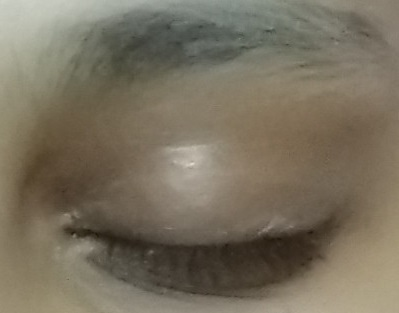
#> input picture data/closed_eye/_249.jpg, 399 x 313 px
$ python -i light_remover.py   (imports and definitions only)
#> lines starting #> are read from the running program, lines starting #| are printed output that depends on the picture
#> further down, picture is the input picture: shape (313, 399, 3); mean B, G, R 94.5, 112.1, 120.8
import cv2

def light_removing(frame) :
  gray = cv2.cvtColor(frame, cv2.COLOR_BGR2GRAY)
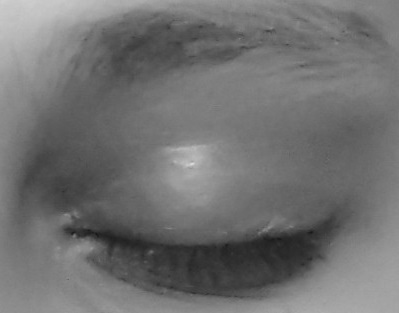
#> gray: shape (313, 399); min 23, max 219, mean 112.7
  lab = cv2.cvtColor(frame, cv2.COLOR_BGR2LAB)
#> lab: shape (313, 399, 3); mean of channels 0, 1, 2 120.8, 128.4, 139.1
  L = lab[:,:,0]
  med_L = cv2.medianBlur(L, 99) # median filter
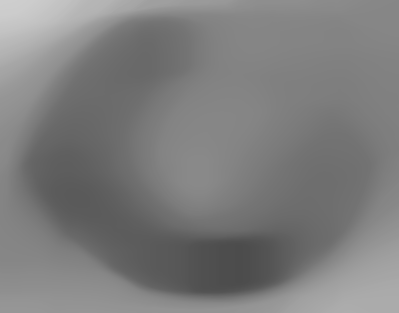
#> med_L: shape (313, 399); min 76, max 206, mean 124.9
  invert_L = cv2.bitwise_not(med_L) # invert lightness
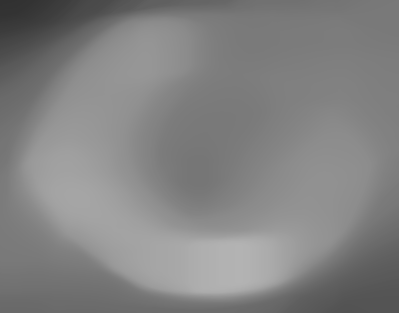
#> invert_L: shape (313, 399); min 49, max 179, mean 130.1
  composed = cv2.addWeighted(gray, 0.75, invert_L, 0.25, 0)
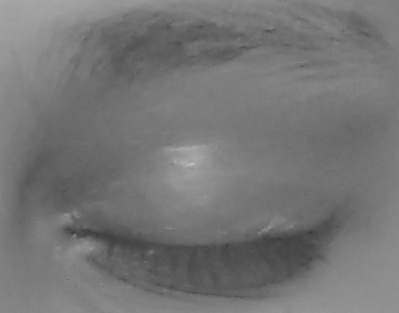
#> composed: shape (313, 399); min 56, max 194, mean 117.1
  return L, composed

>>> import cv2
>>> picture = cv2.imread('data/closed_eye/_249.jpg')
>>> result = light_removing(picture)

$ run again, on data/closed_eye/_319.jpg
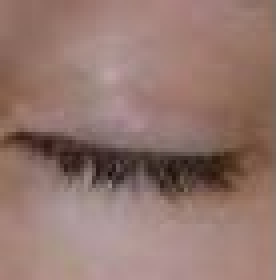
#> input picture data/closed_eye/_319.jpg, 70 x 70 px (shown 4 times larger)
#> picture is the input picture: shape (70, 70, 3); mean B, G, R 112.5, 120.4, 149.3
#> lab: shape (70, 70, 3); mean of channels 0, 1, 2 134.8, 138.1, 136.7
#> in light_removing, `med_L = cv2.medianBlur(L, 99)`:
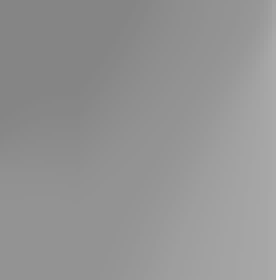
#> med_L: shape (70, 70) (shown 4 times larger); min 133, max 250, mean 148.8
#> in light_removing, `invert_L = cv2.bitwise_not(med_L)`:
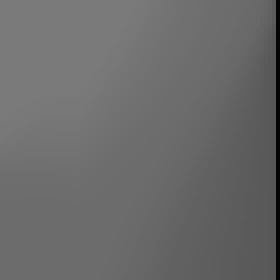
#> invert_L: shape (70, 70) (shown 4 times larger); min 5, max 122, mean 106.2

$ run again, on data/closed_eye/_518.jpg
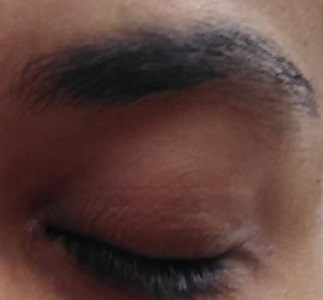
#> input picture data/closed_eye/_518.jpg, 323 x 300 px
#> picture is the input picture: shape (300, 323, 3); mean B, G, R 58.9, 64.4, 91.4
#> lab: shape (300, 323, 3); mean of channels 0, 1, 2 75.4, 139, 136.1
#> in light_removing, `invert_L = cv2.bitwise_not(med_L)`:
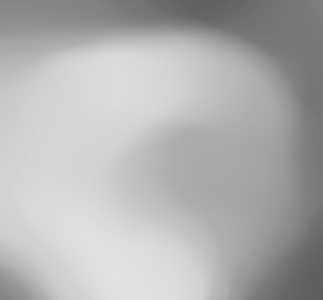
#> invert_L: shape (300, 323); min 93, max 225, mean 177.2
#> in light_removing, `composed = cv2.addWeighted(gray, 0.75, invert_L, 0.25, 0)`:
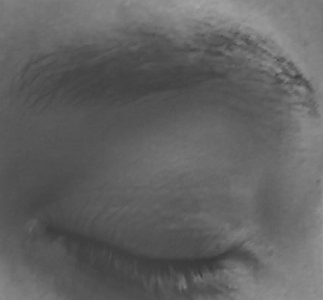
#> composed: shape (300, 323); min 55, max 166, mean 98.2

$ run again, on data/closed_eye/s0001_01419_0_1_0_2_0_01.png
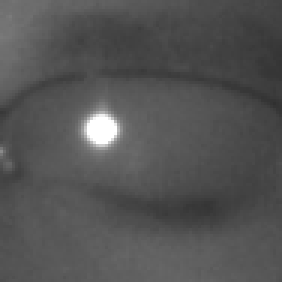
#> input picture data/closed_eye/s0001_01419_0_1_0_2_0_01.png, 94 x 94 px (shown 3 times larger)
#> picture is the input picture: shape (94, 94, 3); min 48, max 255, mean 83.8
#> lab: shape (94, 94, 3); mean of channels 0, 1, 2 90.5, 128, 128
#> in light_removing, `invert_L = cv2.bitwise_not(med_L)`:
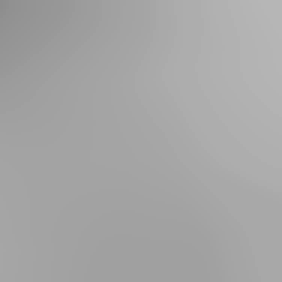
#> invert_L: shape (94, 94) (shown 3 times larger); min 141, max 182, mean 165.4
#> in light_removing, `composed = cv2.addWeighted(gray, 0.75, invert_L, 0.25, 0)`:
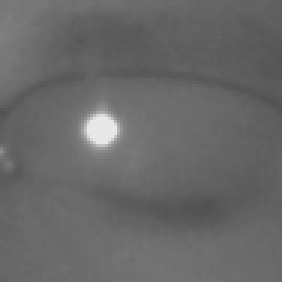
#> composed: shape (94, 94) (shown 3 times larger); min 81, max 232, mean 104.2
